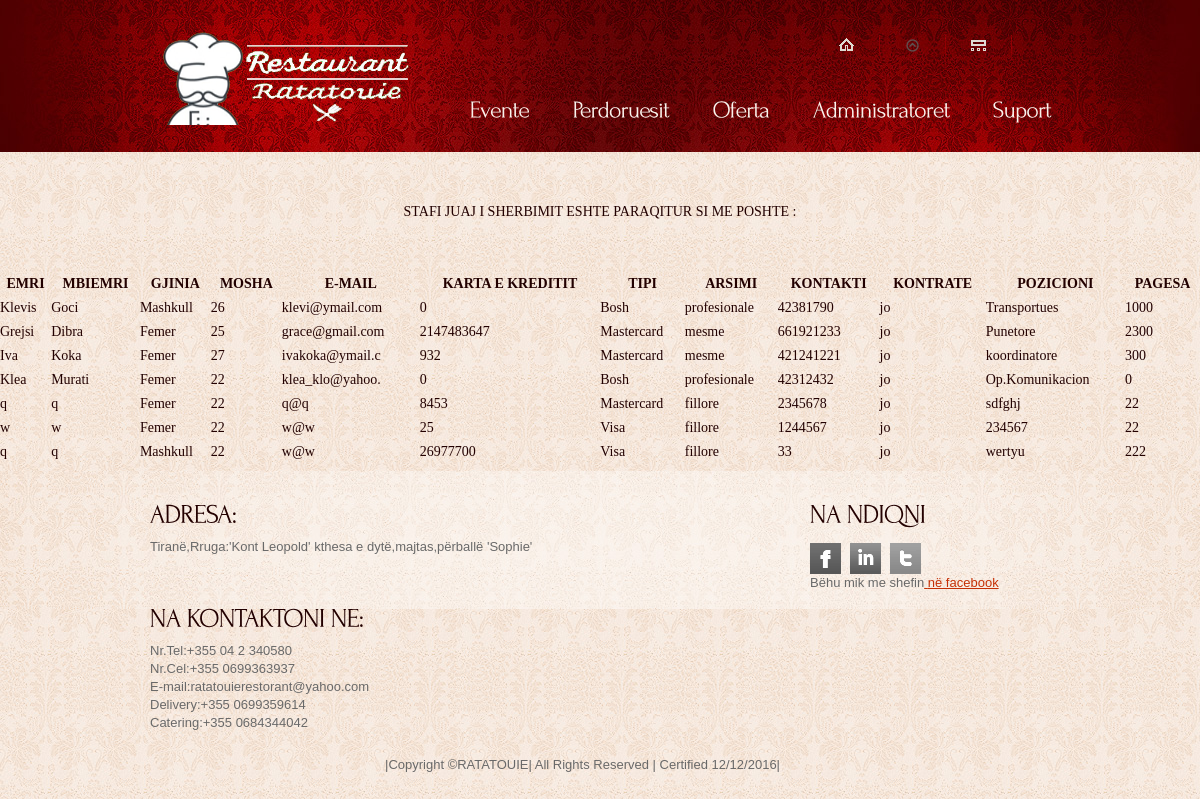
The page /staf2.php on the database its author committed.
### tables this page shows
CREATE TABLE `stafiisherbimit` (
  `workerID` int(8) NOT NULL,
  `workername` varchar(15) NOT NULL,
  `workersurname` varchar(15) NOT NULL,
  `workersalary` int(5) NOT NULL,
  `workergender` enum('Mashkull','Femer') NOT NULL,
  `workerage` int(2) NOT NULL,
  `workeremail` varchar(15) NOT NULL,
  `workercrbank` int(16) NOT NULL,
  `workercrbanktype` enum('Bosh','Visa','Mastercard','Discover','AmericanExpress') NOT NULL,
  `workereducation` enum('paarsim','fillore','8/9vjecare','mesme','profesionale','larte') NOT NULL,
  `workercontact` int(15) NOT NULL,
  `workeragree` enum('po','jo') NOT NULL,
  `workerpost` varchar(30) NOT NULL
);

### staf2.php (the view, shortened to what this page needs)
<!DOCTYPE html>
<html lang="en">
<head>
<link rel="stylesheet" href="css/reset.css" type="text/css" media="all">
<link rel="stylesheet" href="css/layout.css" type="text/css" media="all">
<link rel="stylesheet" href="css/style.css" type="text/css" media="all">
</head>
<body id="page2">
<div class="body6">
  <div class="body1">
    <div class="main">
      <header>
        <h1><a href="index.php" id="logo">Restorant Ratatouie</a></h1>
         <nav>
            <ul id="top_nav">
              <li><a href="index.php"><img src="images/icon_1.gif" alt=""></a></li>
              <li><a href="reklama.php"><img src="images/icon_3.png" alt=""></a></li>
              <li><a href="admin.php"><img src="images/icon_2.gif" alt=""></a></li>
            </ul>
          </nav>
        <nav>
           <ul id="menu">
              <li><a href="events.php">Evente</a></li>
              <li><a href="users.php">Perdoruesit</a></li>
              <li><a href="ulje.php">Oferta</a></li>
              <li><a href="admini.php">Administratoret</a></li>
              <li><a href="help.php">Suport</a></li>
            </ul>
        </nav>
        </header>
    </div>
  </div>
</div><br><br>
<p align="center">STAFI JUAJ I SHERBIMIT ESHTE PARAQITUR SI ME POSHTE : </p><br>
<?php
$sql=("SELECT *  FROM stafiisherbimit");
$records=mysql_query($sql);
?>
<table style="width:100%">
  <tr>
    <th>EMRI</th>
    <th>MBIEMRI</th>
    <th>GJINIA</th>
    <th>MOSHA</th>
    <th>E-MAIL</th>
    <th>KARTA E KREDITIT</th>
    <th>TIPI</th>
    <th>ARSIMI</th>
    <th>KONTAKTI</th>
    <th>KONTRATE</th>
    <th>POZICIONI</th>
    <th>PAGESA</th>
  </tr>
  <?php
  while($stafiisherbimit=mysql_fetch_assoc($records)){
    echo "<tr>";
    echo "<td>".$stafiisherbimit['workername']."</td>";
    echo "<td>".$stafiisherbimit['workersurname']."</td>";
     echo "<td>".$stafiisherbimit['workergender']."</td>";
      echo "<td>".$stafiisherbimit['workerage']."</td>";
      echo "<td>".$stafiisherbimit['workeremail']."</td>";
       echo "<td>".$stafiisherbimit['workercrbank']."</td>";
        echo "<td>".$stafiisherbimit['workercrbanktype']."</td>";
        echo "<td>".$stafiisherbimit['workereducation']."</td>";
                echo "<td>".$stafiisherbimit['workercontact']."</td>";
 echo "<td>".$stafiisherbimit['workeragree']."</td>";
 echo "<td>".$stafiisherbimit['workerpost']."</td>";
echo "<td>".$stafiisherbimit['workersalary']."</td>";
    echo "</tr>";
  }
  ?>
  </table>
    <div class="body3">
  <div class="body4">
    <div class="main">
      <footer><hr>
        <div class="wrapper">
          <section class="col1 pad_left1">
     <h3>ADRESA:</h3>
         <p>Tiranë,Rruga:'Kont Leopold' kthesa e dytë,majtas,përballë 'Sophie'</p>
            <h3>NA KONTAKTONI NE:</h3>
      <p>Nr.Tel:+355 04 2 340580<br>
         Nr.Cel:+355 0699363937<br>
               E-mail:ratatouierestorant@yahoo.com<br>
               Delivery:+355 0699359614<br>
               Catering:+355 0684344042<br></p>
        <P ALIGN=right>
        |Copyright &copy;RATATOUIE|
         All Rights Reserved |
               Certified 12/12/2016|</p></section>
          <section class="col2 pad_left1">
            <h3>NA NDIQNI </h3>
            <ul id="icons">
              <li><a href="https://www.facebook.com/Restorant-Ratatouie-1187326811355133/" target="_blank" class="normaltip"><img src="images/icon1.gif" alt=""></a></li>
              <li><a href="https://www.instagram.com/ratatouierestorant/?hl=en" target="_blank" class="normaltip"><img src="images/icon2.gif" alt=""></a></li>
              <li><a href="https://twitter.com/RRatatouie" target="_blank" class="normaltip"><img src="images/icon3.gif" alt=""></a></li>
              <li>Bëhu mik me shefin<a href="https://www.facebook.com/ratatouiechef.restorantchef.3" target=_"blank"> në facebook</a></li>
        </ul>
        </section>
        </div>
      </footer>
    </div>
  </div>
</div>
</body>
</html>
  </body>
  </html>

### css/layout.css (style rules this page uses)
.col1, .col2, .col3, .cols { float:left }
.col1 { width:630px }
.col2 { width:240px }

### css/style.css (style rules this page uses)
article, aside, audio, canvas, command, datalist, details, embed, figcaption, figure, footer, header, hgroup, keygen, meter, nav, output, progress, section, source, video { display:block }
.wrapper { width:100%; overflow:hidden }
body { background:url(../images/bg_bot.jpg) center 0 repeat #faf3ed; border:0; font:14px Georgia, "Times New Roman", Times, serif; color:#200; line-height:24px }
.main { margin:0 auto; width:960px }
.body1 { background:url(../images/bg_top_img.jpg) top center no-repeat }
.body3 { background:url(../images/bg_bot.jpg) top center repeat }
.body4 { background:url(../images/bg_bot_img.jpg) top center no-repeat }
.body6 { background:url(../images/bg_top.jpg) top repeat-x }
a { color:#a80002; text-decoration:none; outline:none }
h1 { float:left; padding:0px 0 0 36px }
h3 { font-size:27px; color:#230000; line-height:1.2em; padding:20px 0 9px 0; letter-spacing:-1px }
p { padding-bottom:24px }
header { height:121px; padding-top:31px; width:100%; overflow:hidden }
#logo { display:block; background:url(../images/rat.png) 0 0 no-repeat; width:259px; height:94px; text-indent:-9999px }
#top_nav { float:right; padding:4px 43px 30px 0 }
#top_nav li { float:left; padding:3px 26px 5px 0; background:url(../images/top_line.gif) right 0 no-repeat; margin-right:25px }
#top_nav li a { display:block; line-height:0 }
#menu { width:633px; float:right; padding:0 0 0 0 }
#menu li { float:left; padding-left:3px }
#menu li a { display:block; font-size:24px; color:#faf3ed; line-height:40px; padding:0 20px; height:44px; letter-spacing:-1px }
.pad_left1 { padding-left:30px }
footer { height:138px; font:13px "Trebuchet MS", Arial, Helvetica, sans-serif; color:#696969; line-height:18px }
footer a { color:#c53005; text-decoration:underline }
#icons { padding:5px 0 0 0 }
#icons li { float:left; padding-right:9px }

### rows shown on the page
stafiisherbimit: workername "Klevis", workersurname "Goci", workergender "Mashkull", workerage "26", workeremail "klevi@ymail.com", workercrbank "0", workercrbanktype "Bosh", workereducation "profesionale", workercontact "42381790", workeragree "jo", workerpost "Transportues", workersalary "1000"
stafiisherbimit: workername "Grejsi", workersurname "Dibra", workergender "Femer", workerage "25", workeremail "grace@gmail.com", workercrbank "2147483647", workercrbanktype "Mastercard", workereducation "mesme", workercontact "661921233", workeragree "jo", workerpost "Punetore", workersalary "2300"
stafiisherbimit: workername "Iva", workersurname "Koka", workergender "Femer", workerage "27", workeremail "ivakoka@ymail.c", workercrbank "932", workercrbanktype "Mastercard", workereducation "mesme", workercontact "421241221", workeragree "jo", workerpost "koordinatore", workersalary "300"
stafiisherbimit: workername "Klea", workersurname "Murati", workergender "Femer", workerage "22", workeremail "klea_klo@yahoo.", workercrbank "0", workercrbanktype "Bosh", workereducation "profesionale", workercontact "42312432", workeragree "jo", workerpost "Op.Komunikacion", workersalary "0"
stafiisherbimit: workername "q", workersurname "q", workergender "Femer", workerage "22", workeremail "q@q", workercrbank "8453", workercrbanktype "Mastercard", workereducation "fillore", workercontact "2345678", workeragree "jo", workerpost "sdfghj", workersalary "22"
stafiisherbimit: workername "w", workersurname "w", workergender "Femer", workerage "22", workeremail "w@w", workercrbank "25", workercrbanktype "Visa", workereducation "fillore", workercontact "1244567", workeragree "jo", workerpost "234567", workersalary "22"
stafiisherbimit: workername "q", workersurname "q", workergender "Mashkull", workerage "22", workeremail "w@w", workercrbank "26977700", workercrbanktype "Visa", workereducation "fillore", workercontact "33", workeragree "jo", workerpost "wertyu", workersalary "222"
